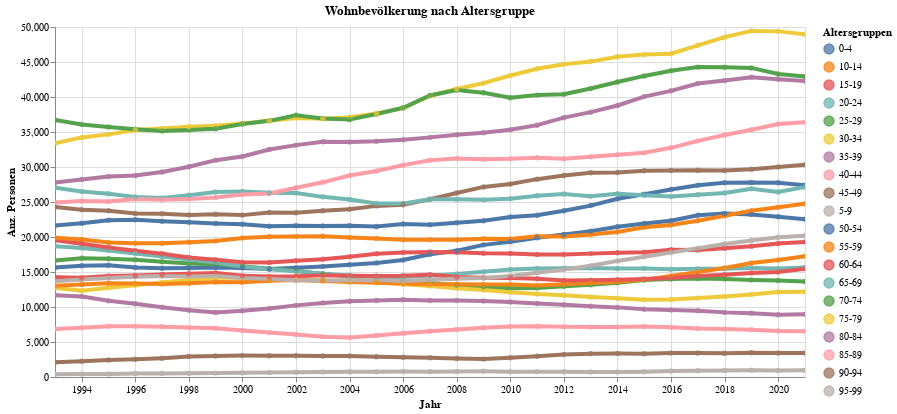

This figure's notebook cell:
### Code cell
myTitle="Wohnbevölkerung nach Altersgruppe"

highlight = alt.selection(type='single', on='mouseover',
                          fields=['AlterV05Kurz'], nearest=True)
#x='date:StichtagDatJahr',
base = alt.Chart(myAgg.reset_index().query('sum_WBev>300'), title=myTitle).encode(
    x=alt.X('StichtagDatJahr', axis=alt.Axis(title='Jahr'))# , axis=alt.Axis(format='%', title='percentage')
    , y=alt.X('sum_WBev', axis=alt.Axis(title='Anz. Personen'))
    , color=alt.Color('AlterV05Kurz', legend=alt.Legend(title="Altersgruppen", orient="right"))  
    ,tooltip=['StichtagDatJahr', 'AlterV05Kurz','sum_WBev']    
)
points = base.mark_circle().encode(
    opacity=alt.value(0.75)
).add_selection(
    highlight
).properties(
    width=750 , height=350
)
lines = base.mark_line().encode(
    size=alt.condition(~highlight, alt.value(0.5), alt.value(4))
).interactive()

lines + points

### Figure 1 — Vega-Lite specification as saved in the notebook (floating-point values rounded to 4 significant figures; data arrays with more than 128 entries replaced by an {"elided": "..."} marker saying what was removed)
{"config": {"view": {"continuousWidth": 400, "continuousHeight": 300}}, "layer": [{"mark": "line", "encoding": {"color": {"type": "nominal", "field": "AlterV05Kurz", "legend": {"orient": "right", "title": "Altersgruppen"}}, "size": {"condition": {"value": 0.5, "selection": {"not": "selector003"}}, "value": 4}, "tooltip": [{"type": "temporal", "field": "StichtagDatJahr"}, {"type": "nominal", "field": "AlterV05Kurz"}, {"type": "quantitative", "field": "sum_WBev"}], "x": {"type": "temporal", "axis": {"title": "Jahr"}, "field": "StichtagDatJahr"}, "y": {"type": "quantitative", "axis": {"title": "Anz. Personen"}, "field": "sum_WBev"}}, "selection": {"selector004": {"type": "interval", "bind": "scales", "encodings": ["x", "y"]}}, "title": "Wohnbevölkerung nach Altersgruppe"}, {"mark": "circle", "encoding": {"color": {"type": "nominal", "field": "AlterV05Kurz", "legend": {"orient": "right", "title": "Altersgruppen"}}, "opacity": {"value": 0.75}, "tooltip": [{"type": "temporal", "field": "StichtagDatJahr"}, {"type": "nominal", "field": "AlterV05Kurz"}, {"type": "quantitative", "field": "sum_WBev"}], "x": {"type": "temporal", "axis": {"title": "Jahr"}, "field": "StichtagDatJahr"}, "y": {"type": "quantitative", "axis": {"title": "Anz. Personen"}, "field": "sum_WBev"}}, "height": 350, "selection": {"selector003": {"type": "single", "on": "mouseover", "fields": ["AlterV05Kurz"], "nearest": true}}, "title": "Wohnbevölkerung nach Altersgruppe", "width": 750}], "data": {"name": "data-8a007bd51a716a6fa75f7da8972d2614"}, "$schema": "https://vega.github.io/schema/vega-lite/v4.8.1.json", "datasets": {"data-8a007bd51a716a6fa75f7da8972d2614": {"elided": "580 records"}}}
